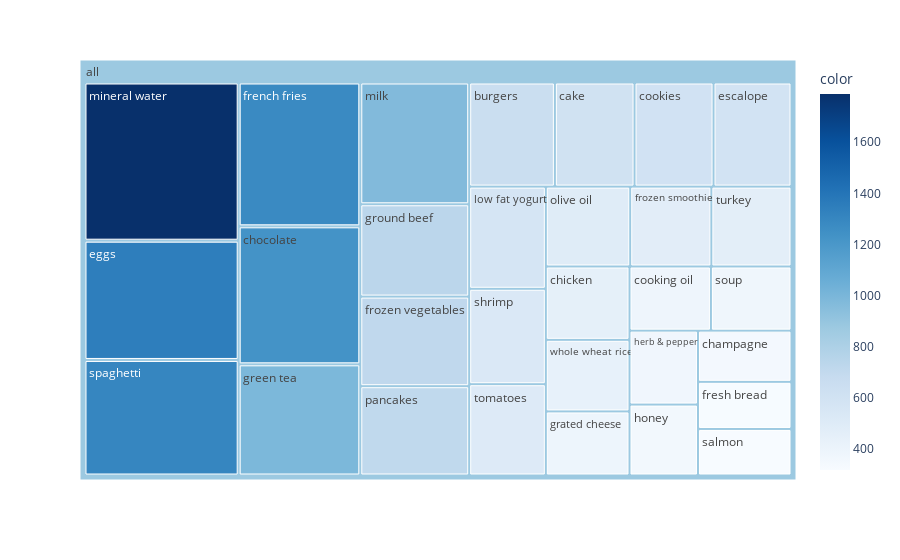

This figure's notebook cell:
### Markdown cell above
***- The most demanded items in dataset / Top30***

### Code cell
df_table["all"] = "all" # to have a same origin

fig = px.treemap(df_table.head(30), path=['all', "items"], values='incident_count',
                  color=df_table["incident_count"].head(30), hover_data=['items'],
                  color_continuous_scale='Blues',
                  )
fig.show()

### Figure 1 — Plotly figure (JSON) as saved in the notebook; plotly's stock layout.template omitted (floating-point values rounded to 4 significant figures)
{"data": [{"branchvalues": "total", "customdata": [["burgers", 654], ["cake", 608], ["champagne", 351], ["chicken", 450], ["chocolate", 1230], ["cookies", 603], ["cooking oil", 383], ["eggs", 1348], ["escalope", 595], ["french fries", 1282], ["fresh bread", 323], ["frozen smoothie", 475], ["frozen vegetables", 715], ["grated cheese", 393], ["green tea", 991], ["ground beef", 737], ["herb & pepper", 371], ["honey", 356], ["low fat yogurt", 574], ["milk", 972], ["mineral water", 1788], ["olive oil", 494], ["pancakes", 713], ["salmon", 319], ["shrimp", 536], ["soup", 379], ["spaghetti", 1306], ["tomatoes", 513], ["turkey", 469], ["whole wheat rice", 439], ["(?)", 878.1]], "domain": {"x": [0, 1], "y": [0, 1]}, "hovertemplate": "labels=%{label}<br>incident_count=%{value}<br>parent=%{parent}<br>id=%{id}<br>items=%{customdata[0]}<br>color=%{color}<extra></extra>", "ids": ["all/burgers", "all/cake", "all/champagne", "all/chicken", "all/chocolate", "all/cookies", "all/cooking oil", "all/eggs", "all/escalope", "all/french fries", "all/fresh bread", "all/frozen smoothie", "all/frozen vegetables", "all/grated cheese", "all/green tea", "all/ground beef", "all/herb & pepper", "all/honey", "all/low fat yogurt", "all/milk", "all/mineral water", "all/olive oil", "all/pancakes", "all/salmon", "all/shrimp", "all/soup", "all/spaghetti", "all/tomatoes", "all/turkey", "all/whole wheat rice", "all"], "labels": ["burgers", "cake", "champagne", "chicken", "chocolate", "cookies", "cooking oil", "eggs", "escalope", "french fries", "fresh bread", "frozen smoothie", "frozen vegetables", "grated cheese", "green tea", "ground beef", "herb & pepper", "honey", "low fat yogurt", "milk", "mineral water", "olive oil", "pancakes", "salmon", "shrimp", "soup", "spaghetti", "tomatoes", "turkey", "whole wheat rice", "all"], "marker": {"coloraxis": "coloraxis", "colors": [654, 608, 351, 450, 1230, 603, 383, 1348, 595, 1282, 323, 475, 715, 393, 991, 737, 371, 356, 574, 972, 1788, 494, 713, 319, 536, 379, 1306, 513, 469, 439, 878.1]}, "name": "", "parents": ["all", "all", "all", "all", "all", "all", "all", "all", "all", "all", "all", "all", "all", "all", "all", "all", "all", "all", "all", "all", "all", "all", "all", "all", "all", "all", "all", "all", "all", "all", ""], "type": "treemap", "values": [654, 608, 351, 450, 1230, 603, 383, 1348, 595, 1282, 323, 475, 715, 393, 991, 737, 371, 356, 574, 972, 1788, 494, 713, 319, 536, 379, 1306, 513, 469, 439, 20367]}], "layout": {"autosize": true, "coloraxis": {"colorbar": {"title": {"text": "color"}}, "colorscale": [[0, "rgb(247,251,255)"], [0.125, "rgb(222,235,247)"], [0.25, "rgb(198,219,239)"], [0.375, "rgb(158,202,225)"], [0.5, "rgb(107,174,214)"], [0.625, "rgb(66,146,198)"], [0.75, "rgb(33,113,181)"], [0.875, "rgb(8,81,156)"], [1, "rgb(8,48,107)"]]}, "legend": {"tracegroupgap": 0}, "margin": {"t": 60}}}
